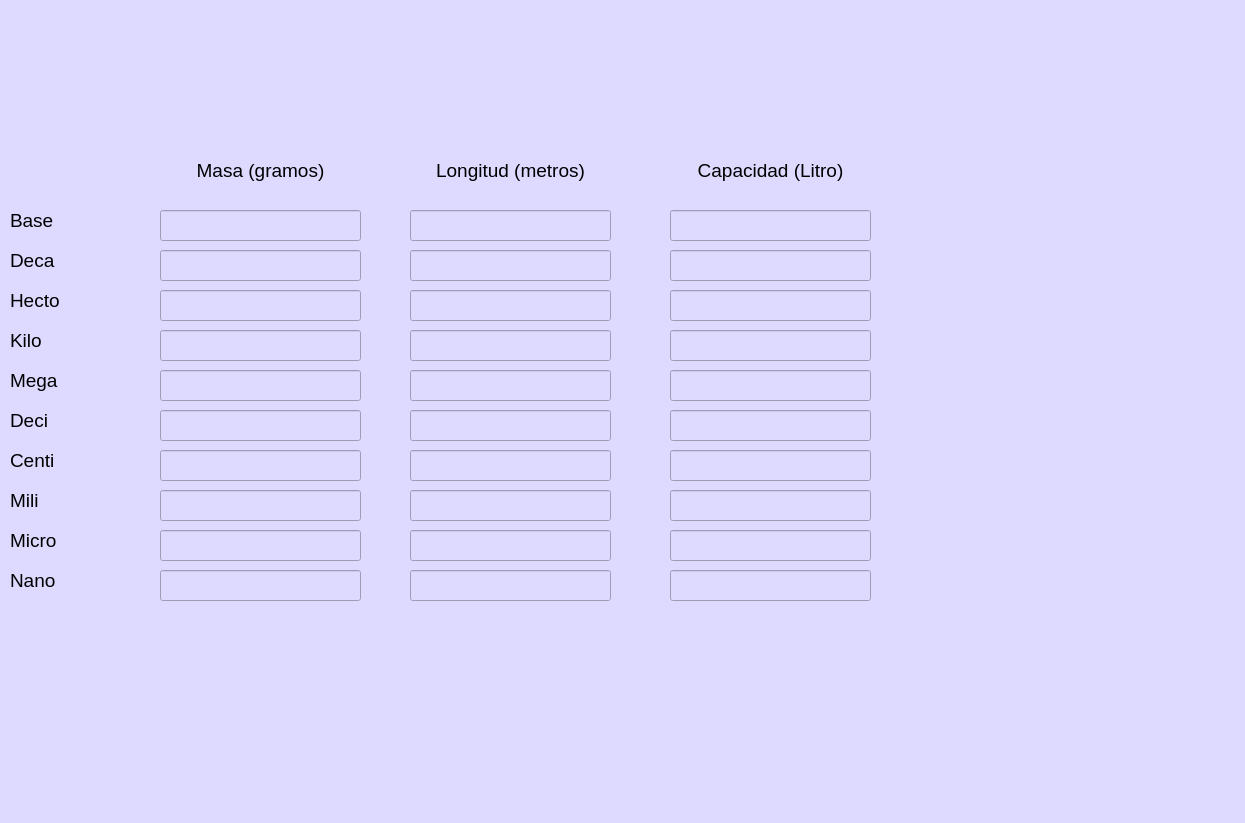
<?xml version="1.0" encoding="UTF-8"?>
<ui version="4.0">
 <class>MainWindow</class>
 <widget class="QMainWindow" name="MainWindow">
  <property name="geometry">
   <rect>
    <x>0</x>
    <y>0</y>
    <width>1245</width>
    <height>823</height>
   </rect>
  </property>
  <property name="windowTitle">
   <string>MainWindow</string>
  </property>
  <property name="styleSheet">
   <string notr="true">background-color: rgb(221, 217, 255);</string>
  </property>
  <widget class="QWidget" name="centralwidget">
   <widget class="QLabel" name="label">
    <property name="geometry">
     <rect>
      <x>10</x>
      <y>10</y>
      <width>211</width>
      <height>101</height>
     </rect>
    </property>
    <property name="text">
     <string/>
    </property>
    <property name="pixmap">
     <pixmap resource="../Imagenes/resources.qrc">:/Logos/LogoUAT.png</pixmap>
    </property>
    <property name="scaledContents">
     <bool>true</bool>
    </property>
   </widget>
   <widget class="QLabel" name="label_2">
    <property name="geometry">
     <rect>
      <x>990</x>
      <y>10</y>
      <width>251</width>
      <height>101</height>
     </rect>
    </property>
    <property name="text">
     <string/>
    </property>
    <property name="pixmap">
     <pixmap resource="../Imagenes/resources.qrc">:/Logos/LogoFIT.jpg</pixmap>
    </property>
    <property name="scaledContents">
     <bool>true</bool>
    </property>
   </widget>
   <widget class="QLabel" name="label_3">
    <property name="geometry">
     <rect>
      <x>1000</x>
      <y>640</y>
      <width>241</width>
      <height>131</height>
     </rect>
    </property>
    <property name="text">
     <string/>
    </property>
    <property name="pixmap">
     <pixmap resource="../Imagenes/resources.qrc">:/Logos/RhineLab.jpg</pixmap>
    </property>
    <property name="scaledContents">
     <bool>true</bool>
    </property>
   </widget>
   <widget class="QLabel" name="label_4">
    <property name="geometry">
     <rect>
      <x>160</x>
      <y>150</y>
      <width>201</width>
      <height>41</height>
     </rect>
    </property>
    <property name="font">
     <font>
      <pointsize>14</pointsize>
     </font>
    </property>
    <property name="text">
     <string>Masa (gramos)</string>
    </property>
    <property name="alignment">
     <set>Qt::AlignCenter</set>
    </property>
   </widget>
   <widget class="QLabel" name="label_7">
    <property name="geometry">
     <rect>
      <x>10</x>
      <y>200</y>
      <width>141</width>
      <height>41</height>
     </rect>
    </property>
    <property name="font">
     <font>
      <pointsize>14</pointsize>
     </font>
    </property>
    <property name="text">
     <string>Base</string>
    </property>
    <property name="alignment">
     <set>Qt::AlignLeading|Qt::AlignLeft|Qt::AlignVCenter</set>
    </property>
   </widget>
   <widget class="QLineEdit" name="txtGramos">
    <property name="geometry">
     <rect>
      <x>160</x>
      <y>210</y>
      <width>201</width>
      <height>31</height>
     </rect>
    </property>
    <property name="font">
     <font>
      <pointsize>10</pointsize>
     </font>
    </property>
    <property name="text">
     <string/>
    </property>
    <property name="alignment">
     <set>Qt::AlignRight|Qt::AlignTrailing|Qt::AlignVCenter</set>
    </property>
   </widget>
   <widget class="QLineEdit" name="txtDecaGramos">
    <property name="geometry">
     <rect>
      <x>160</x>
      <y>250</y>
      <width>201</width>
      <height>31</height>
     </rect>
    </property>
    <property name="font">
     <font>
      <pointsize>10</pointsize>
     </font>
    </property>
    <property name="text">
     <string/>
    </property>
    <property name="alignment">
     <set>Qt::AlignRight|Qt::AlignTrailing|Qt::AlignVCenter</set>
    </property>
    <property name="readOnly">
     <bool>true</bool>
    </property>
   </widget>
   <widget class="QLabel" name="label_8">
    <property name="geometry">
     <rect>
      <x>10</x>
      <y>240</y>
      <width>141</width>
      <height>41</height>
     </rect>
    </property>
    <property name="font">
     <font>
      <pointsize>14</pointsize>
     </font>
    </property>
    <property name="text">
     <string>Deca</string>
    </property>
    <property name="alignment">
     <set>Qt::AlignLeading|Qt::AlignLeft|Qt::AlignVCenter</set>
    </property>
   </widget>
   <widget class="QLabel" name="label_9">
    <property name="geometry">
     <rect>
      <x>10</x>
      <y>320</y>
      <width>141</width>
      <height>41</height>
     </rect>
    </property>
    <property name="font">
     <font>
      <pointsize>14</pointsize>
     </font>
    </property>
    <property name="text">
     <string>Kilo</string>
    </property>
    <property name="alignment">
     <set>Qt::AlignLeading|Qt::AlignLeft|Qt::AlignVCenter</set>
    </property>
   </widget>
   <widget class="QLineEdit" name="txtHectoGramos">
    <property name="geometry">
     <rect>
      <x>160</x>
      <y>290</y>
      <width>201</width>
      <height>31</height>
     </rect>
    </property>
    <property name="font">
     <font>
      <pointsize>10</pointsize>
     </font>
    </property>
    <property name="text">
     <string/>
    </property>
    <property name="alignment">
     <set>Qt::AlignRight|Qt::AlignTrailing|Qt::AlignVCenter</set>
    </property>
    <property name="readOnly">
     <bool>true</bool>
    </property>
   </widget>
   <widget class="QLineEdit" name="txtKiloGramos">
    <property name="geometry">
     <rect>
      <x>160</x>
      <y>330</y>
      <width>201</width>
      <height>31</height>
     </rect>
    </property>
    <property name="font">
     <font>
      <pointsize>10</pointsize>
     </font>
    </property>
    <property name="text">
     <string/>
    </property>
    <property name="alignment">
     <set>Qt::AlignRight|Qt::AlignTrailing|Qt::AlignVCenter</set>
    </property>
    <property name="readOnly">
     <bool>true</bool>
    </property>
   </widget>
   <widget class="QLabel" name="label_10">
    <property name="geometry">
     <rect>
      <x>10</x>
      <y>280</y>
      <width>141</width>
      <height>41</height>
     </rect>
    </property>
    <property name="font">
     <font>
      <pointsize>14</pointsize>
     </font>
    </property>
    <property name="text">
     <string>Hecto</string>
    </property>
    <property name="alignment">
     <set>Qt::AlignLeading|Qt::AlignLeft|Qt::AlignVCenter</set>
    </property>
   </widget>
   <widget class="QLabel" name="label_11">
    <property name="geometry">
     <rect>
      <x>10</x>
      <y>360</y>
      <width>141</width>
      <height>41</height>
     </rect>
    </property>
    <property name="font">
     <font>
      <pointsize>14</pointsize>
     </font>
    </property>
    <property name="text">
     <string>Mega</string>
    </property>
    <property name="alignment">
     <set>Qt::AlignLeading|Qt::AlignLeft|Qt::AlignVCenter</set>
    </property>
   </widget>
   <widget class="QLineEdit" name="txtMegaGramos">
    <property name="geometry">
     <rect>
      <x>160</x>
      <y>370</y>
      <width>201</width>
      <height>31</height>
     </rect>
    </property>
    <property name="font">
     <font>
      <pointsize>10</pointsize>
     </font>
    </property>
    <property name="text">
     <string/>
    </property>
    <property name="alignment">
     <set>Qt::AlignRight|Qt::AlignTrailing|Qt::AlignVCenter</set>
    </property>
    <property name="readOnly">
     <bool>true</bool>
    </property>
   </widget>
   <widget class="QLabel" name="label_5">
    <property name="geometry">
     <rect>
      <x>410</x>
      <y>150</y>
      <width>201</width>
      <height>41</height>
     </rect>
    </property>
    <property name="font">
     <font>
      <pointsize>14</pointsize>
     </font>
    </property>
    <property name="text">
     <string>Longitud (metros)</string>
    </property>
    <property name="alignment">
     <set>Qt::AlignCenter</set>
    </property>
   </widget>
   <widget class="QLineEdit" name="txtDeciGramos">
    <property name="geometry">
     <rect>
      <x>160</x>
      <y>410</y>
      <width>201</width>
      <height>31</height>
     </rect>
    </property>
    <property name="font">
     <font>
      <pointsize>10</pointsize>
     </font>
    </property>
    <property name="text">
     <string/>
    </property>
    <property name="alignment">
     <set>Qt::AlignRight|Qt::AlignTrailing|Qt::AlignVCenter</set>
    </property>
    <property name="readOnly">
     <bool>true</bool>
    </property>
   </widget>
   <widget class="QLineEdit" name="txtCentiGramos">
    <property name="geometry">
     <rect>
      <x>160</x>
      <y>450</y>
      <width>201</width>
      <height>31</height>
     </rect>
    </property>
    <property name="font">
     <font>
      <pointsize>10</pointsize>
     </font>
    </property>
    <property name="text">
     <string/>
    </property>
    <property name="alignment">
     <set>Qt::AlignRight|Qt::AlignTrailing|Qt::AlignVCenter</set>
    </property>
    <property name="readOnly">
     <bool>true</bool>
    </property>
   </widget>
   <widget class="QLineEdit" name="txtMiliGramos">
    <property name="geometry">
     <rect>
      <x>160</x>
      <y>490</y>
      <width>201</width>
      <height>31</height>
     </rect>
    </property>
    <property name="font">
     <font>
      <pointsize>10</pointsize>
     </font>
    </property>
    <property name="text">
     <string/>
    </property>
    <property name="alignment">
     <set>Qt::AlignRight|Qt::AlignTrailing|Qt::AlignVCenter</set>
    </property>
    <property name="readOnly">
     <bool>true</bool>
    </property>
   </widget>
   <widget class="QLineEdit" name="txtMicroGramos">
    <property name="geometry">
     <rect>
      <x>160</x>
      <y>530</y>
      <width>201</width>
      <height>31</height>
     </rect>
    </property>
    <property name="font">
     <font>
      <pointsize>10</pointsize>
     </font>
    </property>
    <property name="text">
     <string/>
    </property>
    <property name="alignment">
     <set>Qt::AlignRight|Qt::AlignTrailing|Qt::AlignVCenter</set>
    </property>
    <property name="readOnly">
     <bool>true</bool>
    </property>
   </widget>
   <widget class="QLabel" name="label_17">
    <property name="geometry">
     <rect>
      <x>10</x>
      <y>480</y>
      <width>141</width>
      <height>41</height>
     </rect>
    </property>
    <property name="font">
     <font>
      <pointsize>14</pointsize>
     </font>
    </property>
    <property name="text">
     <string>Mili</string>
    </property>
    <property name="alignment">
     <set>Qt::AlignLeading|Qt::AlignLeft|Qt::AlignVCenter</set>
    </property>
   </widget>
   <widget class="QLabel" name="label_18">
    <property name="geometry">
     <rect>
      <x>10</x>
      <y>400</y>
      <width>141</width>
      <height>41</height>
     </rect>
    </property>
    <property name="font">
     <font>
      <pointsize>14</pointsize>
     </font>
    </property>
    <property name="text">
     <string>Deci</string>
    </property>
    <property name="alignment">
     <set>Qt::AlignLeading|Qt::AlignLeft|Qt::AlignVCenter</set>
    </property>
   </widget>
   <widget class="QLabel" name="label_19">
    <property name="geometry">
     <rect>
      <x>10</x>
      <y>440</y>
      <width>141</width>
      <height>41</height>
     </rect>
    </property>
    <property name="font">
     <font>
      <pointsize>14</pointsize>
     </font>
    </property>
    <property name="text">
     <string>Centi</string>
    </property>
    <property name="alignment">
     <set>Qt::AlignLeading|Qt::AlignLeft|Qt::AlignVCenter</set>
    </property>
   </widget>
   <widget class="QLineEdit" name="txtNanoGramos">
    <property name="geometry">
     <rect>
      <x>160</x>
      <y>570</y>
      <width>201</width>
      <height>31</height>
     </rect>
    </property>
    <property name="font">
     <font>
      <pointsize>10</pointsize>
     </font>
    </property>
    <property name="text">
     <string/>
    </property>
    <property name="alignment">
     <set>Qt::AlignRight|Qt::AlignTrailing|Qt::AlignVCenter</set>
    </property>
    <property name="readOnly">
     <bool>true</bool>
    </property>
   </widget>
   <widget class="QLabel" name="label_20">
    <property name="geometry">
     <rect>
      <x>10</x>
      <y>520</y>
      <width>141</width>
      <height>41</height>
     </rect>
    </property>
    <property name="font">
     <font>
      <pointsize>14</pointsize>
     </font>
    </property>
    <property name="text">
     <string>Micro</string>
    </property>
    <property name="alignment">
     <set>Qt::AlignLeading|Qt::AlignLeft|Qt::AlignVCenter</set>
    </property>
   </widget>
   <widget class="QLabel" name="label_21">
    <property name="geometry">
     <rect>
      <x>10</x>
      <y>560</y>
      <width>141</width>
      <height>41</height>
     </rect>
    </property>
    <property name="font">
     <font>
      <pointsize>14</pointsize>
     </font>
    </property>
    <property name="text">
     <string>Nano</string>
    </property>
    <property name="alignment">
     <set>Qt::AlignLeading|Qt::AlignLeft|Qt::AlignVCenter</set>
    </property>
   </widget>
   <widget class="QLabel" name="label_6">
    <property name="geometry">
     <rect>
      <x>670</x>
      <y>150</y>
      <width>201</width>
      <height>41</height>
     </rect>
    </property>
    <property name="font">
     <font>
      <pointsize>14</pointsize>
     </font>
    </property>
    <property name="text">
     <string>Capacidad (Litro)</string>
    </property>
    <property name="alignment">
     <set>Qt::AlignCenter</set>
    </property>
   </widget>
   <widget class="QLineEdit" name="txtMetros">
    <property name="geometry">
     <rect>
      <x>410</x>
      <y>210</y>
      <width>201</width>
      <height>31</height>
     </rect>
    </property>
    <property name="font">
     <font>
      <pointsize>10</pointsize>
     </font>
    </property>
    <property name="text">
     <string/>
    </property>
    <property name="alignment">
     <set>Qt::AlignRight|Qt::AlignTrailing|Qt::AlignVCenter</set>
    </property>
   </widget>
   <widget class="QLineEdit" name="txtDecaMetros">
    <property name="geometry">
     <rect>
      <x>410</x>
      <y>250</y>
      <width>201</width>
      <height>31</height>
     </rect>
    </property>
    <property name="font">
     <font>
      <pointsize>10</pointsize>
     </font>
    </property>
    <property name="text">
     <string/>
    </property>
    <property name="alignment">
     <set>Qt::AlignRight|Qt::AlignTrailing|Qt::AlignVCenter</set>
    </property>
    <property name="readOnly">
     <bool>true</bool>
    </property>
   </widget>
   <widget class="QLineEdit" name="txtHectoMetros">
    <property name="geometry">
     <rect>
      <x>410</x>
      <y>290</y>
      <width>201</width>
      <height>31</height>
     </rect>
    </property>
    <property name="font">
     <font>
      <pointsize>10</pointsize>
     </font>
    </property>
    <property name="text">
     <string/>
    </property>
    <property name="alignment">
     <set>Qt::AlignRight|Qt::AlignTrailing|Qt::AlignVCenter</set>
    </property>
    <property name="readOnly">
     <bool>true</bool>
    </property>
   </widget>
   <widget class="QLineEdit" name="txtKiloMetros">
    <property name="geometry">
     <rect>
      <x>410</x>
      <y>330</y>
      <width>201</width>
      <height>31</height>
     </rect>
    </property>
    <property name="font">
     <font>
      <pointsize>10</pointsize>
     </font>
    </property>
    <property name="text">
     <string/>
    </property>
    <property name="alignment">
     <set>Qt::AlignRight|Qt::AlignTrailing|Qt::AlignVCenter</set>
    </property>
    <property name="readOnly">
     <bool>true</bool>
    </property>
   </widget>
   <widget class="QLineEdit" name="txtMiliMetros">
    <property name="geometry">
     <rect>
      <x>410</x>
      <y>490</y>
      <width>201</width>
      <height>31</height>
     </rect>
    </property>
    <property name="font">
     <font>
      <pointsize>10</pointsize>
     </font>
    </property>
    <property name="text">
     <string/>
    </property>
    <property name="alignment">
     <set>Qt::AlignRight|Qt::AlignTrailing|Qt::AlignVCenter</set>
    </property>
    <property name="readOnly">
     <bool>true</bool>
    </property>
   </widget>
   <widget class="QLineEdit" name="txtMegaMetros">
    <property name="geometry">
     <rect>
      <x>410</x>
      <y>370</y>
      <width>201</width>
      <height>31</height>
     </rect>
    </property>
    <property name="font">
     <font>
      <pointsize>10</pointsize>
     </font>
    </property>
    <property name="text">
     <string/>
    </property>
    <property name="alignment">
     <set>Qt::AlignRight|Qt::AlignTrailing|Qt::AlignVCenter</set>
    </property>
    <property name="readOnly">
     <bool>true</bool>
    </property>
   </widget>
   <widget class="QLineEdit" name="txtMicroMetros">
    <property name="geometry">
     <rect>
      <x>410</x>
      <y>530</y>
      <width>201</width>
      <height>31</height>
     </rect>
    </property>
    <property name="font">
     <font>
      <pointsize>10</pointsize>
     </font>
    </property>
    <property name="text">
     <string/>
    </property>
    <property name="alignment">
     <set>Qt::AlignRight|Qt::AlignTrailing|Qt::AlignVCenter</set>
    </property>
    <property name="readOnly">
     <bool>true</bool>
    </property>
   </widget>
   <widget class="QLineEdit" name="txtDeciMetros">
    <property name="geometry">
     <rect>
      <x>410</x>
      <y>410</y>
      <width>201</width>
      <height>31</height>
     </rect>
    </property>
    <property name="font">
     <font>
      <pointsize>10</pointsize>
     </font>
    </property>
    <property name="text">
     <string/>
    </property>
    <property name="alignment">
     <set>Qt::AlignRight|Qt::AlignTrailing|Qt::AlignVCenter</set>
    </property>
    <property name="readOnly">
     <bool>true</bool>
    </property>
   </widget>
   <widget class="QLineEdit" name="txtCentiMetros">
    <property name="geometry">
     <rect>
      <x>410</x>
      <y>450</y>
      <width>201</width>
      <height>31</height>
     </rect>
    </property>
    <property name="font">
     <font>
      <pointsize>10</pointsize>
     </font>
    </property>
    <property name="text">
     <string/>
    </property>
    <property name="alignment">
     <set>Qt::AlignRight|Qt::AlignTrailing|Qt::AlignVCenter</set>
    </property>
    <property name="readOnly">
     <bool>true</bool>
    </property>
   </widget>
   <widget class="QLineEdit" name="txtNanoMetros">
    <property name="geometry">
     <rect>
      <x>410</x>
      <y>570</y>
      <width>201</width>
      <height>31</height>
     </rect>
    </property>
    <property name="font">
     <font>
      <pointsize>10</pointsize>
     </font>
    </property>
    <property name="text">
     <string/>
    </property>
    <property name="alignment">
     <set>Qt::AlignRight|Qt::AlignTrailing|Qt::AlignVCenter</set>
    </property>
    <property name="readOnly">
     <bool>true</bool>
    </property>
   </widget>
   <widget class="QLineEdit" name="txtLitros">
    <property name="geometry">
     <rect>
      <x>670</x>
      <y>210</y>
      <width>201</width>
      <height>31</height>
     </rect>
    </property>
    <property name="font">
     <font>
      <pointsize>10</pointsize>
     </font>
    </property>
    <property name="text">
     <string/>
    </property>
    <property name="alignment">
     <set>Qt::AlignRight|Qt::AlignTrailing|Qt::AlignVCenter</set>
    </property>
   </widget>
   <widget class="QLineEdit" name="txtDecaLitros">
    <property name="geometry">
     <rect>
      <x>670</x>
      <y>250</y>
      <width>201</width>
      <height>31</height>
     </rect>
    </property>
    <property name="font">
     <font>
      <pointsize>10</pointsize>
     </font>
    </property>
    <property name="text">
     <string/>
    </property>
    <property name="alignment">
     <set>Qt::AlignRight|Qt::AlignTrailing|Qt::AlignVCenter</set>
    </property>
    <property name="readOnly">
     <bool>true</bool>
    </property>
   </widget>
   <widget class="QLineEdit" name="txtHectoLitros">
    <property name="geometry">
     <rect>
      <x>670</x>
      <y>290</y>
      <width>201</width>
      <height>31</height>
     </rect>
    </property>
    <property name="font">
     <font>
      <pointsize>10</pointsize>
     </font>
    </property>
    <property name="text">
     <string/>
    </property>
    <property name="alignment">
     <set>Qt::AlignRight|Qt::AlignTrailing|Qt::AlignVCenter</set>
    </property>
    <property name="readOnly">
     <bool>true</bool>
    </property>
   </widget>
   <widget class="QLineEdit" name="txtKiloLitros">
    <property name="geometry">
     <rect>
      <x>670</x>
      <y>330</y>
      <width>201</width>
      <height>31</height>
     </rect>
    </property>
    <property name="font">
     <font>
      <pointsize>10</pointsize>
     </font>
    </property>
    <property name="text">
     <string/>
    </property>
    <property name="alignment">
     <set>Qt::AlignRight|Qt::AlignTrailing|Qt::AlignVCenter</set>
    </property>
    <property name="readOnly">
     <bool>true</bool>
    </property>
   </widget>
   <widget class="QLineEdit" name="txtMiliLitros">
    <property name="geometry">
     <rect>
      <x>670</x>
      <y>490</y>
      <width>201</width>
      <height>31</height>
     </rect>
    </property>
    <property name="font">
     <font>
      <pointsize>10</pointsize>
     </font>
    </property>
    <property name="text">
     <string/>
    </property>
    <property name="alignment">
     <set>Qt::AlignRight|Qt::AlignTrailing|Qt::AlignVCenter</set>
    </property>
    <property name="readOnly">
     <bool>true</bool>
    </property>
   </widget>
   <widget class="QLineEdit" name="txtMegaLitros">
    <property name="geometry">
     <rect>
      <x>670</x>
      <y>370</y>
      <width>201</width>
      <height>31</height>
     </rect>
    </property>
    <property name="font">
     <font>
      <pointsize>10</pointsize>
     </font>
    </property>
    <property name="text">
     <string/>
    </property>
    <property name="alignment">
     <set>Qt::AlignRight|Qt::AlignTrailing|Qt::AlignVCenter</set>
    </property>
    <property name="readOnly">
     <bool>true</bool>
    </property>
   </widget>
   <widget class="QLineEdit" name="txtMicroLitros">
    <property name="geometry">
     <rect>
      <x>670</x>
      <y>530</y>
      <width>201</width>
      <height>31</height>
     </rect>
    </property>
    <property name="font">
     <font>
      <pointsize>10</pointsize>
     </font>
    </property>
    <property name="text">
     <string/>
    </property>
    <property name="alignment">
     <set>Qt::AlignRight|Qt::AlignTrailing|Qt::AlignVCenter</set>
    </property>
    <property name="readOnly">
     <bool>true</bool>
    </property>
   </widget>
   <widget class="QLineEdit" name="txtDeciLitros">
    <property name="geometry">
     <rect>
      <x>670</x>
      <y>410</y>
      <width>201</width>
      <height>31</height>
     </rect>
    </property>
    <property name="font">
     <font>
      <pointsize>10</pointsize>
     </font>
    </property>
    <property name="text">
     <string/>
    </property>
    <property name="alignment">
     <set>Qt::AlignRight|Qt::AlignTrailing|Qt::AlignVCenter</set>
    </property>
    <property name="readOnly">
     <bool>true</bool>
    </property>
   </widget>
   <widget class="QLineEdit" name="txtCentiLitros">
    <property name="geometry">
     <rect>
      <x>670</x>
      <y>450</y>
      <width>201</width>
      <height>31</height>
     </rect>
    </property>
    <property name="font">
     <font>
      <pointsize>10</pointsize>
     </font>
    </property>
    <property name="text">
     <string/>
    </property>
    <property name="alignment">
     <set>Qt::AlignRight|Qt::AlignTrailing|Qt::AlignVCenter</set>
    </property>
    <property name="readOnly">
     <bool>true</bool>
    </property>
   </widget>
   <widget class="QLineEdit" name="txtNanoLitros">
    <property name="geometry">
     <rect>
      <x>670</x>
      <y>570</y>
      <width>201</width>
      <height>31</height>
     </rect>
    </property>
    <property name="font">
     <font>
      <pointsize>10</pointsize>
     </font>
    </property>
    <property name="text">
     <string/>
    </property>
    <property name="alignment">
     <set>Qt::AlignRight|Qt::AlignTrailing|Qt::AlignVCenter</set>
    </property>
    <property name="readOnly">
     <bool>true</bool>
    </property>
   </widget>
  </widget>
  <widget class="QMenuBar" name="menubar">
   <property name="geometry">
    <rect>
     <x>0</x>
     <y>0</y>
     <width>1245</width>
     <height>26</height>
    </rect>
   </property>
  </widget>
  <widget class="QStatusBar" name="statusbar"/>
 </widget>
 <resources>
  <include location="../Imagenes/resources.qrc"/>
 </resources>
 <connections/>
</ui>
